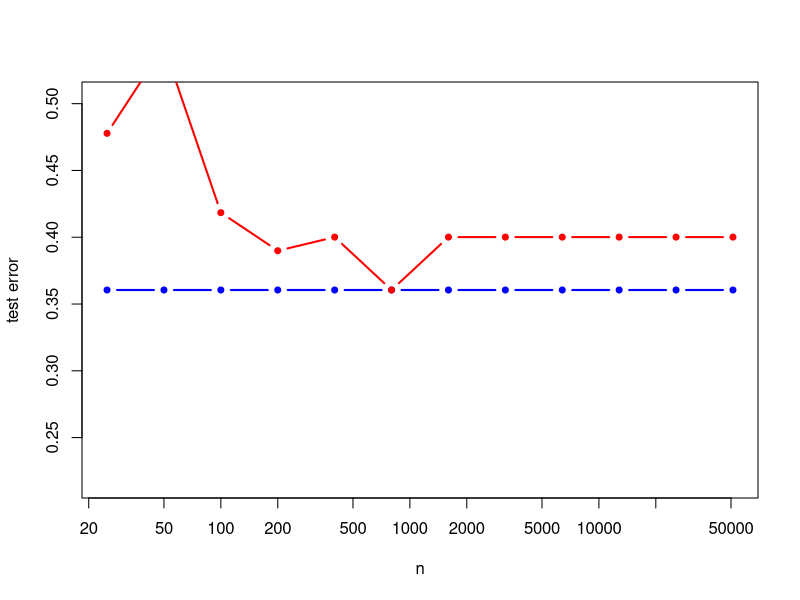

R code for this plot:
# IML 2016
# Exercise session IV
# Model solutions
# Ville H.
# ville.o.hyvonen@helsinki.fi

###########################################################
# Exercise 2

# a
# generate n_sim data points from the model given in the exercise sheet
generate_data <- function(n_sim) {
  X_combinations <- as.matrix(expand.grid(0:1,0:2))
  Y <- sample(0:2, size = n_sim, replace = TRUE, prob = c(0.4,0.3,0.3)) # generate class labels 
  X <- matrix(0, nrow = n_sim, ncol = 2)
  
  for(i in 1:n_sim) {
    prob <- switch (Y[i]+1,
                    c(0.2,0.1,0.4,0.2,0.0,0.1),
                    c(0.6,0.1,0.1,0.1,0.1,0.0),
                    c(0.1,0.4,0.3,0.0,0.2,0.0))
    X[i, ] <- X_combinations[sample(1:6, size = 1, replace = TRUE, prob = prob),]
  }
  list(X = X, Y = Y)
}

n_train <- 100
train <- generate_data(n_train)

# compute the proportion of X = (0,0)
table(rowSums(train$X == 0)) / n_train

# We get the probability of X=(0,0) from the law of total probability:
# P(X=(0,0)) = P(X=(0,0), Y=0) = P(X=(0,0), Y=1) = P(X=(0,0), Y=2)
0.4 * 0.2 + 0.3 * 0.6 + 0.3 * 0.1


######################################################
# b

# train a Naive Bayes classifier
# Y = vector of class labels
# X = data matrix containing predictors, row = data point, col = variable
# n_class = number of different classes in Y
# n_class_x = vector with numbers of different values for each predictor (cols of X)
# m = smoothing parameter
# returns an object of class 'nb' with components
#   prior = vector containing estimated probabilities for the classes
#   likelihood = list containing estimated conditional probabilities
#     for the features given class p(X_i| Y) (each component of this list 
#     contains probabilities for one variable).
#   n_class = number of different classes in Y
#   n_class_x = vector with numbers of different values for each predictor (cols of X)
nb <- function(Y, X, n_class = 3, n_class_x = c(2,3), m = 0) {
  n <- length(Y)
  likelihood <- vector('list', length = n_class)
  prior <- numeric(n_class)
  for(c in 0:(n_class-1)) {
    n_c <- sum(Y == c)
    prior[c+1] <- (n_c + m) / (n + n_class * m)
    for(i in seq_along(n_class_x)) {
      likelihood[[c+1]][[i]] <- numeric(n_class_x[i]) 
      for(j in 0:(n_class_x[i]-1)) {
        n_cj <- sum(Y == c & X[ ,i] == j)
        likelihood[[c+1]][[i]][j+1] <- (n_cj + m) / (n_c + n_class_x[i] * m)    
      }
    }
  }
  
  prior = c(0.4,0.3,0.3);
  ret <- list(prior = prior, likelihood = likelihood, n_class = n_class, n_class_x = n_class_x, jointlikelihood = getJointLikelihood())
  class(ret) <- 'nb' 
  ret
}

getJointLikelihood = function() {
  jointlikelihood = list()
  jointlikelihood[[1]] = t(matrix(c(0.2,0.1,0.4,0.2,0.0,0.1), ncol = 3))
  jointlikelihood[[2]] = t(matrix(c(0.6,0.1,0.1,0.1,0.1,0.0), ncol = 3))
  jointlikelihood[[3]] = t(matrix(c(0.1,0.4,0.3,0.0,0.2,0.0), ncol = 3))
  
  return(jointlikelihood)
}

######################################################
# c & d
# compute posterior class probabilities and predicted values using trained 
# Naive Bayes model
# nbfit = fitted Naive Bayes model, object with class 'nb'
# X = predictors as matrix, row = data point, col = variable
# return = vector with predicted values for the data points (if probabilities = FALSE)
#   or class probabilites p(y|x) (if probabilities = TRUE)
predict.nb <- function(nbfit, X, probabilities = FALSE) {
  n <- nrow(X)
  X = X + 1
  prob <- matrix(0, nrow = n, ncol = nbfit$n_class) 
  for(i in 1:n)                 # compute joint probabilities p(x,y)
    for(c in 1:nbfit$n_class) {
      prob[i,c] <- nbfit$prior[c]
      
      prob[i,c] <- prob[i,c] * nbfit$jointlikelihood[[c]][X[i, 2], X[i, 1]]
    }
  prob <- prob / rowSums(prob)      # normalize into conditional probabilities p(y|x) 
  pred <- max.col(prob) - 1        # predict class y as argmax p(y|x)
  
  if(probabilities) 
    prob
  else 
    pred
}

# install.packages('nnet')
library(nnet) # for multinomial logistic regression

n_test <- 1e4
test <- generate_data(n_test) # generate a test set

# transform data frame form for the logistic regression
# notice: predictors are coded as factors --> then modeling function
# uses them as nominal, not numeric variables (if you look at the
# regression coefficients you notice that they are for dummy encoding (pages 82-86 and 117-118 in ISL)).
train_df <- data.frame(Y = train$Y, X1 = factor(train$X[ ,1]), X2 = factor(train$X[ ,2]))
#train_df <- data.frame(Y = train$Y, X1 = train$X[ ,1], X2 = train$X[ ,2])

test_df <- data.frame(Y = test$Y, X1 = factor(test$X[ ,1]), X2 = factor(test$X[ ,2]))
#test_df <- data.frame(Y = test$Y, X1 = test$X[ ,1], X2 = test$X[ ,2])

# fit Naive Bayes model with smoothing parameters m = 0, 1/2, and 1
# and logistic regression without and with the interaction term
nbfit_ML <- nb(train$Y, train$X, m = 0)
nbfit_KT <- nb(train$Y, train$X, m = 1/2)
nbfit_Laplace <- nb(train$Y, train$X, m = 1)
logfit <- multinom(Y ~ X1 + X2, data = train_df)

# test errors 
sum(predict(nbfit_ML, test$X) != test$Y) / n_test
sum(predict(nbfit_KT, test$X) != test$Y) / n_test
sum(predict(nbfit_Laplace, test$X) != test$Y) / n_test
sum(predict(logfit, test_df) != test$Y) / n_test

# predicted values for 10 first test points
predict(nbfit_Laplace, test$X, probabilities = TRUE)[1:10,]
predict(logfit, test_df, type = 'probs')[1:10,]
test_df[1:10, 2:3] # predictors for 10 first test points

# predictions for 10 first test points
predict(nbfit_Laplace, test$X)[1:10]
predict(logfit, test_df)[1:10]
test$Y[1:10] # true classes for 10 first test points

# All smoothing parameters give the same predictions,
# although the posterior probabilities are bit different.
# Also with maximum likelihood there are divisions by
# zero, if the are no some value of the predictor in the training data --> NaN
# When using smoothing, this problem disappears.



# test with different training set sizes
n_train <- c(25, 50, 100, 200, 400, 800, 1600, 3200, 6400, 12800, 25600, 51200)
test_error_ML <- test_error_KT <- test_error_Laplace <- test_error_logistic <- test_error_logistic_ia <- test_error_logloss <- numeric(length(n_train))
for(i in seq_along(n_train)) {
  train <- generate_data(n_train[i])
  train_df <- data.frame(Y = train$Y, X1 = factor(train$X[ ,1]), X2 = factor(train$X[ ,2]))
  
  nbfit_ML <- nb(train$Y, train$X, m = 0)
  nbfit_Laplace <- nb(train$Y, train$X, m = 1)
  nbfit_KT <- nb(train$Y, train$X, m = 1/2)
  logistic_fit <- multinom(Y ~ X1 + X2, data = train_df)
  
  test_error_ML[i] <- sum(predict(nbfit_ML, test$X) != test$Y) / n_test
  test_error_KT[i] <- sum(predict(nbfit_KT, test$X) != test$Y) / n_test
  test_error_Laplace[i] <- sum(predict(nbfit_Laplace, test$X) != test$Y) / n_test
  test_error_logistic[i] <- sum(predict(logistic_fit, test_df) != test$Y) / n_test
}
  
plot(x = n_train, log='x', test_error_Laplace, type = 'b', col = 'blue', lwd = 2, pch = 20, xlab = 'n', ylab = 'test error')
lines(x = n_train, test_error_logistic, type = 'b', col = 'red', lwd = 2, pch = 20)

test_error_Laplace
test_error_logistic


# Test error of the naive Bayes & logistic regression converges to about 0.4.